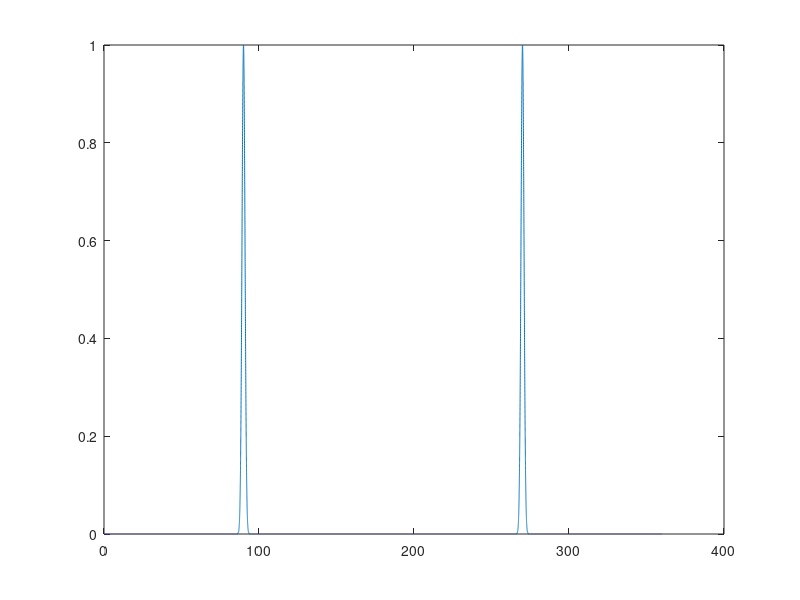

MATLAB code for this plot: (Note: this script raises an error after producing the figure.)
clear; 
close all;


lambda = 0.03;


mu = 4 * 2 / lambda; % Mean Doppler
sigma = 0.1 * 2 / lambda;
Omega_rpm = 1; % in RPM
Omega = 2*pi/60 * Omega_rpm; % In rad/s
BW_deg = 1.8; % beam width in degree
BW = BW_deg * pi/180; % beam width in radian

v_amb = 7.5;

PRT = 1e-3; 
f_amb = 1/(2 * PRT);

p0 = 0*pi/180; % start angle
p1 = 360*pi/180; % end angle

N_BW = 1;  % Number of beam widths to integrate 

M = round((p1 - p0)/(BW * N_BW)); % Number of azimuth points 



hs = N_BW * round(BW/Omega/PRT); % hits per scan -> Sweeps in one beamwidth

N = hs * M; % Total number of points in time axis

th = linspace(p0, p1, N); % All the angles 
% th = pi/3;
% th = 0;

phi = linspace(th(1), th(end), M); % Angle of the sectors


t1 = 0:PRT:(N - 1)*PRT; % Time axis 
% t1 = (-N/2)*PRT:PRT:(N/2-1)*PRT;
% t1 = 0:N-1;
vel_axis = linspace(-f_amb, f_amb, N); % velocity axis for the entire rotation

vel_axis_hs = linspace(-v_amb, v_amb, hs); % velocity axis for one beamwidth
% t1 = -N/2*PRT:PRT:(N/2 - 1)*PRT; % Time axis
% s_analyt_o = 1./sqrt(2*pi*(sigma).^2) .* exp(-(vel_axis - mu).^2./(2*(sigma).^2));

SNR = 10^(30/10);
X = rand(1, N);
Theta = 2 .* pi * rand(1, N);


S_ = gaussmf(vel_axis, [sigma, mu]);

Noise = sum(S_) ./ (N .* SNR);

s_analyt_o = -(S_ + Noise) .* log(X);
% s_analyt_o = -S_;
% figure; plot(vel_axis*lambda/2, db(abs(s_analyt_o))/2); grid on; 
% xlabel('Doppler velocity [ms^{-1}]', 'FontSize', 12, 'FontWeight', 'bold');
% ylabel('Spectrum without modulation/rotation in dB', 'FontSize', 12, 'FontWeight', 'bold');
% title('Doppler Spectrum');
% 

s_analyt = exp(- (2 * pi * sigma .* cos(th)).^2) .* exp(t1 .* (1j .* mu .* 2.*pi .* (eps + sin(th))./(eps + Omega .* t1)));


s_num = ifft(ifftshift(sqrt(s_analyt_o) .* exp(1j .* Theta)));
% 
figure; plot(th*180/pi, abs((s_analyt)));
figure; plot(vel_axis*lambda/2, db(abs(fftshift(fft(s_analyt)))));
% 
% figure; plot(t1, abs(ifftshift(s_num)));

[S1, F1, Ti1, P1] = spectrogram(s_analyt, hs, 0,hs , N*Omega/(2*pi));


S1 = S1./max(S1(:));
S1_norm = fftshift(S1',2);
S1_norm_db = 20*log(abs(S1_norm));

% F1_doppler = F1 - N/2;
% 
% V_doppler = lambda .* F1_doppler ./ 2;

figure;
surface(vel_axis_hs, phi * 180/pi, S1_norm_db); shading flat;
colormap('jet');
colorbar;

xlabel('Doppler velocity [ms^{-1}]', 'FontSize', 12, 'FontWeight', 'bold');
ylabel('Azimuth [Deg]', 'FontSize', 12, 'FontWeight', 'bold');
title('Doppler Spectrum');


s_analyt_f = fftshift(fft(s_analyt)); 

figure; plot(vel_axis*lambda/2, db(abs(s_analyt_f)));

% s_man = (2/pi)^(1/4) * sqrt(sigma * 4 * pi /lambda ) .* exp(-t1 .* ((sigma * 4 * pi /lambda)^2  .* t1 - 1j .* mu .* 4 * pi /lambda .* ((eps + sin(th))./(eps + th))));
% s_man = (2/pi)^(1/4) * sqrt(sigma * 4 * pi /lambda ) .* exp(-t1 .* (- 1j .* mu .* 4 * pi /lambda .* ((eps + sin(th))./(eps + th))));
% s_man = s_analyt;
s_man = abs((s_num)) .* exp(1j .* unwrap(angle((s_num))) .* (eps + sin(Omega .* t1))./((eps + Omega .* t1)));
 
% vel_axis = linspace(-v_amb, v_amb, N); % velocity axis for the entire rotation

figure; plot(vel_axis, db(abs(fftshift(fft(s_man))))); % Spectrum of cosine modulated signal
xlabel('Doppler velocity [ms^{-1}]', 'FontSize', 12, 'FontWeight', 'bold');
ylabel('Spectrum in dB for entire rotation in dB', 'FontSize', 12, 'FontWeight', 'bold');
title('Spectrum function'); grid on;



diff_v = diff(vel_axis_hs); 
dv = diff_v(1); % velocity resolution

[S1, F1, Ti1, P1] = spectrogram(s_man, hs, 0, hs, N*Omega/(2*pi));


S1 = S1./max(S1(:));
S1_norm = fftshift(S1',2);
S1_norm_db = 20*log(abs(S1_norm));

F1_doppler = F1 - N/2;

V_doppler = lambda .* F1_doppler ./ 2;

figure;
imagesc(vel_axis_hs, phi * 180/pi, S1_norm_db); shading flat;
colormap('jet');
colorbar;

xlabel('Doppler velocity [ms^{-1}]', 'FontSize', 12, 'FontWeight', 'bold');
ylabel('Azimuth [Deg]', 'FontSize', 12, 'FontWeight', 'bold');
title('Doppler Spectrum');

%% Caluclation of Mean Doppler velocity 


for k = 1:size(S1_norm, 1)
   
    PT = sum(abs(S1_norm(k, :)).^2 .* dv);
    v_mean_i(k, :) = vel_axis_hs .* abs(S1_norm(k, :)).^2 .* dv;
    v_mean(k) = 1./PT .* sum(v_mean_i(k, :));
    
end

txt = ['Angle integration = ', num2str(N_BW*BW_deg), ' [deg]'];
figure(101); hold on; plot(phi * 180/pi, v_mean, 'LineWidth', 2, 'DisplayName', txt); grid on;
legend;
title('Mean Doppler velocity')
xlabel('Angle [deg]', 'FontSize', 12, 'FontWeight', 'bold');
ylabel('v_{mean} [m s^{-1}]', 'FontSize', 12, 'FontWeight', 'bold');


